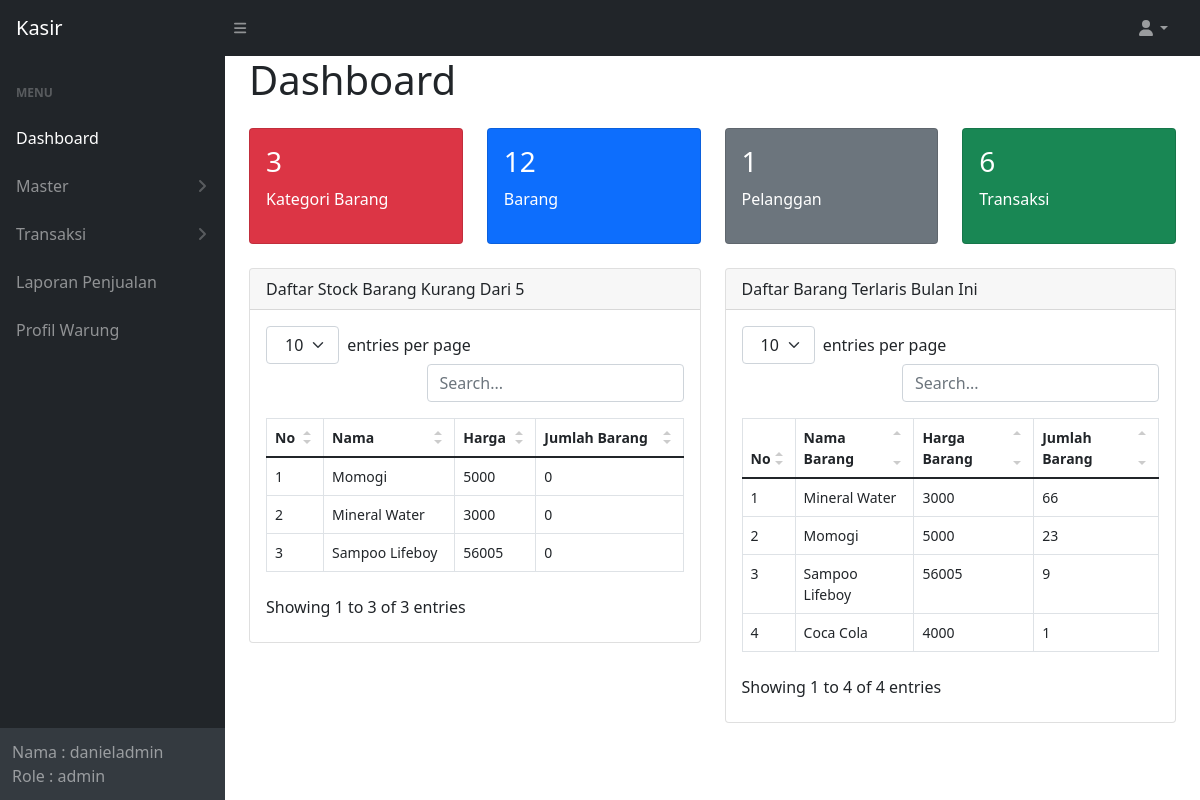
The app's page /dashboard (signed in) with its own data.
### tables this page shows
CREATE TABLE `barang` (
  `id_barang` int(11) NOT NULL,
  `id_kategori` int(11) NOT NULL,
  `id_satuan` int(11) NOT NULL,
  `nama` varchar(25) NOT NULL,
  `harga_barang` int(11) NOT NULL,
  `stok` int(11) NOT NULL DEFAULT 0
);

### function.php (called while the page is built, shortened)
<?php
require 'config.php';
function query($query)
{
  global $conn;
  $result = mysqli_query($conn, $query);
  $rows = [];
  while ($row = mysqli_fetch_assoc($result)) {
    $rows[] = $row;
  }
  return $rows;
}

### dashboard.php (the view, shortened to what this page needs)
<?php
require __DIR__ . '/function.php';
$q1 = mysqli_query($conn, "Select Count(*) as total_brg From barang");
$q = mysqli_fetch_assoc($q1);
$q2 = mysqli_query($conn, "Select Count(*) as total_cst From pelanggan");
$s = mysqli_fetch_assoc($q2);
$q3 = mysqli_query($conn, "Select Count(*) as total_trx From transaksi");
$z = mysqli_fetch_assoc($q3);
$q4 = mysqli_query($conn, "Select Count(*) as total_ctg From kategori_barang");
$r = mysqli_fetch_assoc($q4);
$barang = query("SELECT * FROM barang where stok < 5 order by stok DESC, id_barang ASC");
$month = date('m');
$year = date('Y');
$top_barang = query("SELECT barang.id_barang, nama, barang.harga_barang, SUM(qty) as qty, MONTH(tgl_wkt) AS bulan  FROM transaksi_detail
INNER JOIN barang ON transaksi_detail.id_barang = barang.id_barang
INNER JOIN transaksi ON transaksi_detail.id_transaksi = transaksi.id_transaksi
WHERE MONTH(tgl_wkt) = $month
AND YEAR(tgl_wkt) = $year
GROUP BY nama ORDER BY qty DESC , id_barang ASC LIMIT 5");
?>
<!DOCTYPE html>
<html lang="en">
<head>
  <link rel="stylesheet" type="text/css" href="<?php echo BASEURL; ?>/assets/css/datatables.css">
  <link rel="stylesheet" type="text/css" href="<?php echo BASEURL; ?>/assets/css/styles.css">
</head>
<body class="sb-nav-fixed">
  <?php include 'partials/top_nav.php'; ?>
  <div id="layoutSidenav">
    <div id="layoutSidenav_nav">
      <?php include 'partials/sidebar.php'; ?>
    </div>
    <div id="layoutSidenav_content">
      <div class="container-fluid px-4">
        <h1 class="mb-4">Dashboard</h1>
        <div class="row">
          <div class="col-xl-3 col-md-6">
            <div class="card bg-danger text-white mb-4">
              <div class="card-body">
                <h3>
                  <?php echo htmlentities($r['total_ctg']); ?>
                </h3>
                <p>Kategori Barang</p>
              </div>
            </div>
          </div>
          <div class="col-xl-3 col-md-6">
            <div class="card bg-primary text-white mb-4">
              <div class="card-body">
                <h3>
                  <?php echo htmlentities($q['total_brg']); ?>
                </h3>
                <p>Barang</p>
              </div>
            </div>
          </div>
          <div class="col-xl-3 col-md-6">
            <div class="card bg-secondary text-white mb-4">
              <div class="card-body">
                <h3>
                  <?php echo htmlentities($s['total_cst']); ?>
                </h3>
                <p>Pelanggan</p>
              </div>
            </div>
          </div>
          <div class="col-xl-3 col-md-6">
            <div class="card bg-success text-white mb-4">
              <div class="card-body">
                <h3>
                  <?php echo htmlentities($z['total_trx']); ?>
                </h3>
                <p>Transaksi</p>
              </div>
            </div>
          </div>
        </div>
        <div class="row">
          <div class="col-xl-6">
            <div class="card mb-4">
              <div class="card-header">
                <h6 class="modal-title">Daftar Stock Barang Kurang Dari 5</h6>
              </div>
              <div class="card-body">
                <table id="datatablesSimple">
                  <thead>
                    <tr>
                      <th>No</th>
                      <th>Nama</th>
                      <th>Harga</th>
                      <th>Jumlah Barang</th>
                    </tr>
                  </thead>
                  <tbody>
                    <?php $i = 1; ?>
                    <?php foreach ($barang as $b) { ?>
                      <tr>
                        <td>
                          <?php echo $i; ?>
                        </td>
                        <td>
                          <?php echo htmlentities($b['nama']); ?>
                        </td>
                        <td>
                          <?php echo htmlentities($b['harga_barang']); ?>
                        </td>
                        <td>
                          <?php echo htmlentities($b['stok']); ?>
                        </td>
                      </tr>
                      <?php $i++; ?>
                    <?php } ?>
                  </tbody>
                </table>
              </div>
            </div>
          </div>
          <div class="col-xl-6">
            <div class="card mb-4">
              <div class="card-header">
                <h6 class="modal-title">Daftar Barang Terlaris Bulan Ini</h6>
              </div>
              <div class="card-body">
                <table id="my_new_table">
                  <thead>
                    <tr>
                      <th>No</th>
                      <th>Nama Barang</th>
                      <th>Harga Barang</th>
                      <th>Jumlah Barang</th>
                    </tr>
                  </thead>
                  <tbody>
                    <?php $i = 1; ?>
                    <?php foreach ($top_barang as $t) { ?>
                      <tr>
                        <td>
                          <?php echo $i; ?>
                        </td>
                        <td>
                          <?php echo htmlentities($t['nama']); ?>
                        </td>
                        <td>
                          <?php echo htmlentities($t['harga_barang']); ?>
                        </td>
                        <td>
                          <?php echo htmlentities($t['qty']); ?>
                        </td>
                      </tr>
                      <?php $i++; ?>
                    <?php } ?>
                  </tbody>
                </table>
              </div>
            </div>
          </div>
        </div>
      </div>
    </div>
  </div>
</body>
</html>

### assets/css/datatables.css (style rules this page uses)
.dataTable-table { max-width:100%;width:100%;border-spacing:0;border-collapse:separate }
.dataTable-table>tbody>tr>td,.dataTable-table>tbody>tr>th,.dataTable-table>tfoot>tr>td,.dataTable-table>tfoot>tr>th,.dataTable-table>thead>tr>td,.dataTable-table>thead>tr>th { vertical-align:top;padding:8px 10px }
.dataTable-table>thead>tr>th { vertical-align:bottom;text-align:left;border-bottom:1px solid #d9d9d9 }
.dataTable-table th { vertical-align:bottom;text-align:left }

### records on screen
barang: nama "Momogi", harga_barang "5000", stok "0", qty "23"
barang: nama "Mineral Water", harga_barang "3000", stok "0", qty "66"
barang: nama "Sampoo Lifeboy", harga_barang "56005", stok "0", qty "9"
barang: nama "Coca Cola", harga_barang "4000", qty "1"

### other values on screen
$username "danieladmin"
$role "admin"
$r['total_ctg'] "3"
$q['total_brg'] "12"
$s['total_cst'] "1"
$z['total_trx'] "6"
